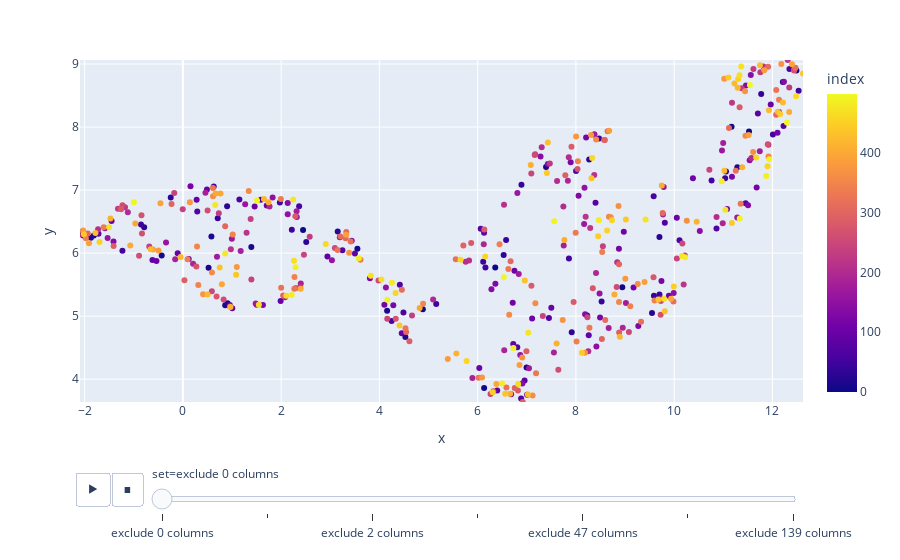

The cell this chart's notebook holds for it:
### Markdown cell above
Compare results when excluding different sets of columns

### Code cell
# prior to running another comparison, reset manager to defaults
manager.reset()

reductions = {}
for i in range(0, 20):
    exclude_columns = [
        c for c in manager.columns
        if any(p in c for p in column_patterns[:i])
    ]
    reductions[f'exclude {len(exclude_columns)} columns'] = dict(
        exclude_columns=exclude_columns,
        # ensure that compared reductions start from the same random state
        random_state=0, 
        n_jobs=1,
    )
manager.compare_reductions(**reductions)

### Figure 1 — Plotly figure (JSON) as saved in the notebook; plotly's stock layout.template omitted (floating-point values rounded to 4 significant figures; data arrays with more than 128 entries replaced by an {"elided": "..."} marker saying what was removed)
{"data": [{"hovertemplate": "set=exclude 0 columns<br>x=%{x}<br>y=%{y}<br>index=%{marker.color}<extra></extra>", "ids": {"elided": "500 int values"}, "legendgroup": "", "marker": {"color": {"elided": "500 int values"}, "coloraxis": "coloraxis", "symbol": "circle"}, "mode": "markers", "name": "", "orientation": "v", "showlegend": false, "type": "scatter", "x": {"elided": "500 float values"}, "xaxis": "x", "y": {"elided": "500 float values"}, "yaxis": "y"}], "layout": {"coloraxis": {"colorbar": {"title": {"text": "index"}}, "colorscale": [[0, "#0d0887"], [0.1111, "#46039f"], [0.2222, "#7201a8"], [0.3333, "#9c179e"], [0.4444, "#bd3786"], [0.5556, "#d8576b"], [0.6667, "#ed7953"], [0.7778, "#fb9f3a"], [0.8889, "#fdca26"], [1, "#f0f921"]]}, "legend": {"tracegroupgap": 0}, "margin": {"t": 60}, "sliders": [{"active": 0, "currentvalue": {"prefix": "set="}, "len": 0.9, "pad": {"b": 10, "t": 60}, "steps": [{"args": [["exclude 0 columns"], {"frame": {"duration": 0, "redraw": false}, "fromcurrent": true, "mode": "immediate", "transition": {"duration": 0, "easing": "linear"}}], "label": "exclude 0 columns", "method": "animate"}, {"args": [["exclude 1 columns"], {"frame": {"duration": 0, "redraw": false}, "fromcurrent": true, "mode": "immediate", "transition": {"duration": 0, "easing": "linear"}}], "label": "exclude 1 columns", "method": "animate"}, {"args": [["exclude 2 columns"], {"frame": {"duration": 0, "redraw": false}, "fromcurrent": true, "mode": "immediate", "transition": {"duration": 0, "easing": "linear"}}], "label": "exclude 2 columns", "method": "animate"}, {"args": [["exclude 17 columns"], {"frame": {"duration": 0, "redraw": false}, "fromcurrent": true, "mode": "immediate", "transition": {"duration": 0, "easing": "linear"}}], "label": "exclude 17 columns", "method": "animate"}, {"args": [["exclude 47 columns"], {"frame": {"duration": 0, "redraw": false}, "fromcurrent": true, "mode": "immediate", "transition": {"duration": 0, "easing": "linear"}}], "label": "exclude 47 columns", "method": "animate"}, {"args": [["exclude 93 columns"], {"frame": {"duration": 0, "redraw": false}, "fromcurrent": true, "mode": "immediate", "transition": {"duration": 0, "easing": "linear"}}], "label": "exclude 93 columns", "method": "animate"}, {"args": [["exclude 139 columns"], {"frame": {"duration": 0, "redraw": false}, "fromcurrent": true, "mode": "immediate", "transition": {"duration": 0, "easing": "linear"}}], "label": "exclude 139 columns", "method": "animate"}], "x": 0.1, "xanchor": "left", "y": 0, "yanchor": "top"}], "updatemenus": [{"buttons": [{"args": [null, {"frame": {"duration": 500, "redraw": false}, "fromcurrent": true, "mode": "immediate", "transition": {"duration": 500, "easing": "linear"}}], "label": "&#9654;", "method": "animate"}, {"args": [[null], {"frame": {"duration": 0, "redraw": false}, "fromcurrent": true, "mode": "immediate", "transition": {"duration": 0, "easing": "linear"}}], "label": "&#9724;", "method": "animate"}], "direction": "left", "pad": {"r": 10, "t": 70}, "showactive": false, "type": "buttons", "x": 0.1, "xanchor": "right", "y": 0, "yanchor": "top"}], "xaxis": {"anchor": "y", "domain": [0, 1], "range": [-2.094, 12.62], "title": {"text": "x"}}, "yaxis": {"anchor": "x", "domain": [0, 1], "range": [3.637, 9.064], "title": {"text": "y"}}}}
